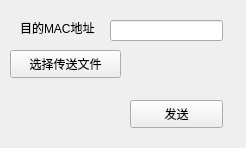
<?xml version="1.0" encoding="UTF-8"?>
<ui version="4.0">
 <class>SendWindow</class>
 <widget class="QWidget" name="SendWindow">
  <property name="geometry">
   <rect>
    <x>0</x>
    <y>0</y>
    <width>246</width>
    <height>148</height>
   </rect>
  </property>
  <property name="windowTitle">
   <string>Form</string>
  </property>
  <widget class="QLabel" name="label">
   <property name="geometry">
    <rect>
     <x>20</x>
     <y>20</y>
     <width>101</width>
     <height>16</height>
    </rect>
   </property>
   <property name="text">
    <string>目的MAC地址</string>
   </property>
  </widget>
  <widget class="QLineEdit" name="macEdit">
   <property name="geometry">
    <rect>
     <x>110</x>
     <y>20</y>
     <width>113</width>
     <height>21</height>
    </rect>
   </property>
  </widget>
  <widget class="QPushButton" name="selectBtn">
   <property name="geometry">
    <rect>
     <x>10</x>
     <y>50</y>
     <width>111</width>
     <height>28</height>
    </rect>
   </property>
   <property name="text">
    <string>选择传送文件</string>
   </property>
  </widget>
  <widget class="QPushButton" name="sendBtn">
   <property name="geometry">
    <rect>
     <x>130</x>
     <y>100</y>
     <width>93</width>
     <height>28</height>
    </rect>
   </property>
   <property name="text">
    <string>发送</string>
   </property>
  </widget>
 </widget>
 <resources/>
 <connections/>
</ui>
